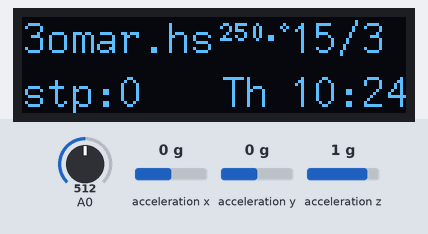
Bench run of a sketch on a simulated Arduino Uno, built with avr-gcc and run on an emulated ATmega328P. Shown: 128×32 one-colour display. Wiring (inferred from the names in the program): ADXL345 accelerometer at I2C address 0x53. The inputs (shaded band) are chosen by the test bench; at power-on: A0 = 512, acceleration x 0 g, acceleration y 0 g, acceleration z 1 g. The local clock reads 2024-03-15 10:24:30 at power-on unless the sketch sets it; what the sketch prints to the serial monitor is not drawn.

Above: at 1.2 s.
1.3 s: A0 set to 716
At 1.6 s:
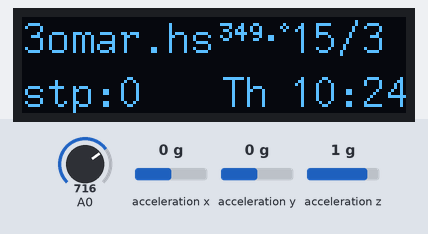
2.8 s: A0 set to 992
At 3.4 s:
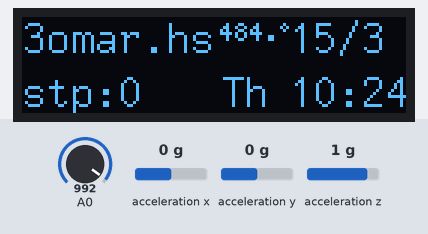
4.4 s: A0 set to 306
At 5.2 s:
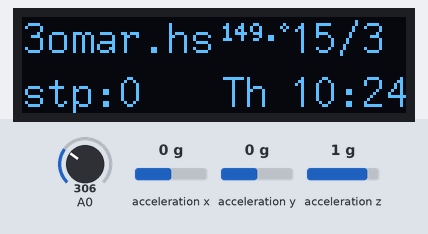
Timing chart, 0 to 7.4 s (numbered marks = the images above; inputs shaded):
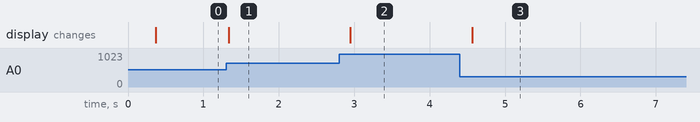

Measured:
- after the input at 1.3 s, the display: changes at once (image 1)
- after the input at 2.8 s, the display: changes after 0.15 s (image 2)
- after the input at 4.4 s, the display: changes after 0.17 s (image 3)

The sketch:

collage_bag_project_0.ino
```cpp
#include <Wire.h>

#include <Arduino.h>
#include <U8g2lib.h>
#include <SPI.h>

U8G2_SSD1306_128X32_UNIVISION_F_HW_I2C u8g2(U8G2_R0);

#include <Rtc_Pcf8563.h>

Rtc_Pcf8563 rtc;


#include <LM35.h>


//Accelerometer
#define DEVICE (0x53)    //ADXL345 device address
#define TO_READ (6)        //num of bytes we are going to read each time (two bytes for each axis)

#define offsetX   -10.5       // OFFSET values
#define offsetY   -2.5
#define offsetZ   -4.5

#define gainX     257.5        // GAIN factors
#define gainY     254.5
#define gainZ     248.5


LM35 temp(A0);


    // Otherwise leave the default "550" value.
//Accelerometer Variables
byte buff[TO_READ] ;    //6 bytes buffer for saving data read from the device
char str[512];                      //string buffer to transform data before sending it to the serial port

int x,y,z, stepsStepped;

int xavg, yavg,zavg, steps=0, flag=0;
int xval[15]={0}, yval[15]={0}, zval[15]={0};
int threshhold = 60.0;


int strr;

void setup()   {
  Serial.begin(9600);
  Wire.begin();

  u8g2.begin();

//  lcd.init();
//  lcd.backlight();
//
//  lcd.setCursor(0, 0);
//  lcd.print("3omar.hs");

  //Turning on the ADXL345
  writeTo(DEVICE, 0x2D, 0);
  writeTo(DEVICE, 0x2D, 16);
  writeTo(DEVICE, 0x2D, 8);

  // Show image buffer on the display hardware.
  // Since the buffer is intialized with an Adafruit splashscreen
  // internally, this will display the splashscreen.
  Serial.println();

  delay(10);
}


void loop() {
  int regAddress = 0x32; //First axis-acceleration-data register on the ADXL345
  readFrom(DEVICE, regAddress, TO_READ, buff); //read the acceleration data from the ADXL345

  //each axis reading comes in 10 bit resolution, ie 2 bytes.  Least Significat Byte first!!
  //thus we are converting both bytes in to one int

  u8g2.clearBuffer();
  u8g2.setFont(u8g2_font_t0_15_tf);
  x = (((int)buff[1]) << 8) | buff[0];
  y = (((int)buff[3])<< 8) | buff[2];
  z = (((int)buff[5]) << 8) | buff[4];

  stepsStepped = ArduinoPedometer();

  delay(100);
  /*lcd.setCursor(11, 0);
  lcd.print(rtc.getDay());
  lcd.setCursor(13, 0);
  lcd.print("/");
  lcd.setCursor(14, 0);
  lcd.print(rtc.getMonth());*/
  u8g2.drawStr(0,12,"3omar.hs");
  strr = rtc.getDay();
  //u8g2.drawStr(89,12,strr);
  u8g2.setCursor(89,12);
  u8g2.print(strr);
  u8g2.drawStr(105,12,"/");
  //u8g2.drawStr(113,12,strr);
  u8g2.setCursor(113,12);
  u8g2.print(rtc.getMonth());
  //u8g2.drawStr(0,30,"stp:");
  u8g2.setCursor(0,30);
  u8g2.print("stp:");

  //lcd.setCursor(11, 1);
  if(rtc.getHour() > 12){
    //lcd.print(rtc.getHour() - 12);
    //u8g2.drawStr(89,30,);
    u8g2.setCursor(89,30);
    u8g2.print(rtc.getHour() - 12);
  }
  else if(rtc.getHour() == 0){
    //lcd.print("12");
    //u8g2.drawStr(89,30,);
    u8g2.setCursor(89,30);
    u8g2.print("12");
  }
  else{
  //lcd.print(rtc.getHour());
   //u8g2.drawStr(89,30,);
    u8g2.setCursor(89,30);
    u8g2.print(rtc.getHour());
  }

  //lcd.setCursor(8, 1);
  switch (rtc.getWeekday()){
    case 1:{
       //u8g2.drawStr(66,30,);
        u8g2.setCursor(66,30);
        u8g2.print("Su");
//      lcd.print("Su");
      break;
    }
    case 2:{
//       u8g2.drawStr(66,30,"Mo");
        u8g2.setCursor(66,30);
        u8g2.print("Mo");
//      lcd.print("Mo");
      break;
    }
    case 3:{
//       u8g2.drawStr(66,30,"Tu");
        u8g2.setCursor(66,30);
        u8g2.print("Tu");
//      lcd.print("Tu");
      break;
    }
    case 4:{
//       u8g2.drawStr(66,30,"We");
        u8g2.setCursor(66,30);
        u8g2.print("We");
//      lcd.print("We");
      break;
    }
    case 5:{
//       u8g2.drawStr(66,30,"Th");
       u8g2.setCursor(66,30);
        u8g2.print("Th");
//      lcd.print("Th");
      break;
    }
    case 6:{
//       u8g2.drawStr(66,30,"Fr");
       u8g2.setCursor(66,30);
        u8g2.print("Fr");
//      lcd.print("Fr");
      break;
    }
    case 0:{
//       u8g2.drawStr(66,30,"Sa");
       u8g2.setCursor(66,30);
        u8g2.print("Sa");
//      lcd.print("Sa");
      break;
    }
    default:{
      u8g2.setCursor(66,30);
      u8g2.print(rtc.getWeekday());
//      lcd.print(rtc.getWeekday());
    }
  }
//  lcd.setCursor(13, 1);
//  lcd.print(":");
//  lcd.setCursor(14, 1);
//  lcd.print(rtc.getMinute());
u8g2.drawStr(105,30,":");
//u8g2.drawStr(113,30,);
u8g2.setCursor(113,30);
        u8g2.print(rtc.getMinute());

  u8g2.setFont(u8g2_font_5x7_tf);
  /*int reading = analogRead(sensorPin);// Convert the reading into voltage:
  float voltage = reading * (5000 / 1024.0);// Convert the voltage into the temperature in degree Celsius:
//  float temperature = (voltage / 10);// Print the temperature in the Serial Monitor:
  String temp = (String)(temperature);
  temp = temp.substring(0, temp.length() - 1);*/

  String tem = (String)(temp.cel());
  tem = tem.substring(0, 4);

  u8g2.setCursor(66,8);
  u8g2.print(tem);
  u8g2.setCursor(85,8);
  u8g2.print("\xB0");

  u8g2.setFont(u8g2_font_t0_15_tf);

  u8g2.sendBuffer();
}

//---------------- Functions
//Writes val to address register on device
void writeTo(int device, byte address, byte val) {
   Wire.beginTransmission(device); //start transmission to device
   Wire.write(address);        // send register address
   Wire.write(val);        // send value to write
   Wire.endTransmission(); //end transmission
}

//reads num bytes starting from address register on device in to buff array
void readFrom(int device, byte address, int num, byte buff[]) {
  Wire.beginTransmission(device); //start transmission to device
  Wire.write(address);        //sends address to read from
  Wire.endTransmission(); //end transmission

  Wire.beginTransmission(device); //start transmission to device
  Wire.requestFrom(device, num);    // request 6 bytes from device

  int i = 0;
  while(Wire.available())    //device may send less than requested (abnormal)
  {
    buff[i] = Wire.read(); // receive a byte
    i++;
  }
  Wire.endTransmission(); //end transmission
}


//Get pedometer.

int ArduinoPedometer(){
    int acc=0;
    int totvect[15]={0};
    int totave[15]={0};
    int xaccl[15]={0};
    int yaccl[15]={0};
    int zaccl[15]={0};
    for (int i=0;i<15;i++)
    {
      xaccl[i]= x;
      delay(1);
      yaccl[i]= y;
      delay(1);
      zaccl[i]= z;
      delay(1);
      totvect[i] = sqrt(((xaccl[i]-xavg)* (xaccl[i]-xavg))+ ((yaccl[i] - yavg)*(yaccl[i] - yavg)) + ((zval[i] - zavg)*(zval[i] - zavg)));
      totave[i] = (totvect[i] + totvect[i-1]) / 2 ;
      delay(150);

      //cal steps
      if (totave[i]>threshhold && flag==0)
      {
         steps=steps+1;
         flag=1;
      }
      else if (totave[i] > threshhold && flag==1)
      {
          //do nothing
      }
      if (totave[i] <threshhold  && flag==1)
      {
        flag=0;
      }
      Serial.print("steps=");
      Serial.println(steps);
//      lcd.setCursor(0, 1);
//      lcd.print("stp:");
//      lcd.setCursor(4, 1);
//      lcd.print(steps);
//  u8g2.drawStr(0,30,"stp:");
//  u8g2.drawStr(32,30,);
  u8g2.setCursor(32,30);
  u8g2.print(steps);
     return(steps);
    }
  delay(100);
 }
```
